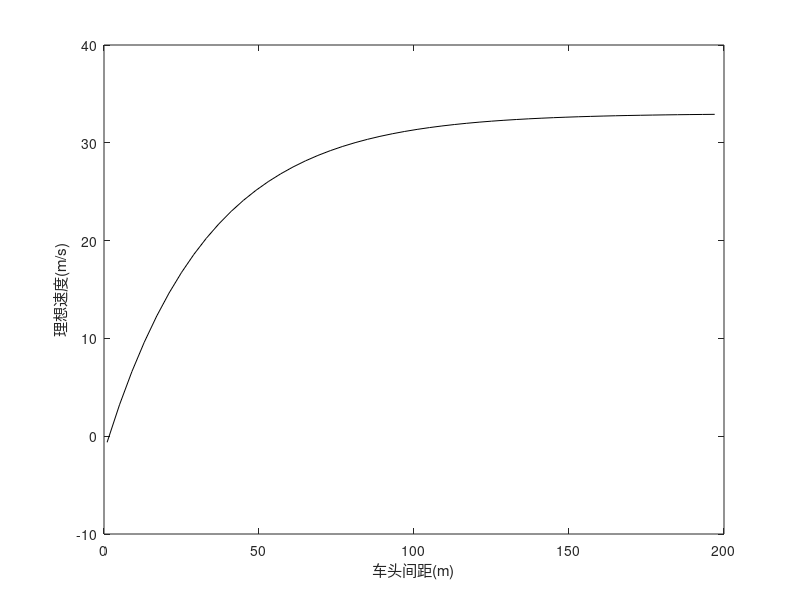
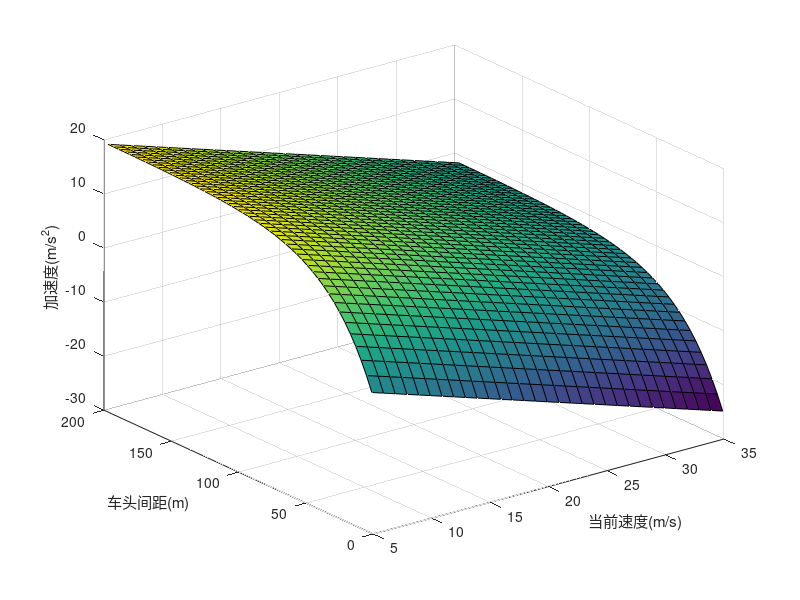

MATLAB code to generate these figures, in order:
%% initial
clear;
clc;

%% parameters
v0 = 33;
k=0.7;
alpha=0.999;
s0=1.62;

%% calculate
h = 1 : 4 : 200;  % h: the distance between two cars
v = 5 : 1 : 35;  % v

v_f = v0 * (1 - exp((-alpha/v0)*(h-s0)));
a = zeros(length(h), length(v));

for i = 1 : 1 : length(h)
    a(i, :) = k * (v_f(i) - v);
end

%% plot
figure();
plot(h, v_f, 'k');
xlabel('车头间距(m)');
ylabel('理想速度(m/s)');

figure();
surf(v, h, a);
xlabel('当前速度(m/s)');
ylabel('车头间距(m)');
zlabel('加速度(m/s^2)');

